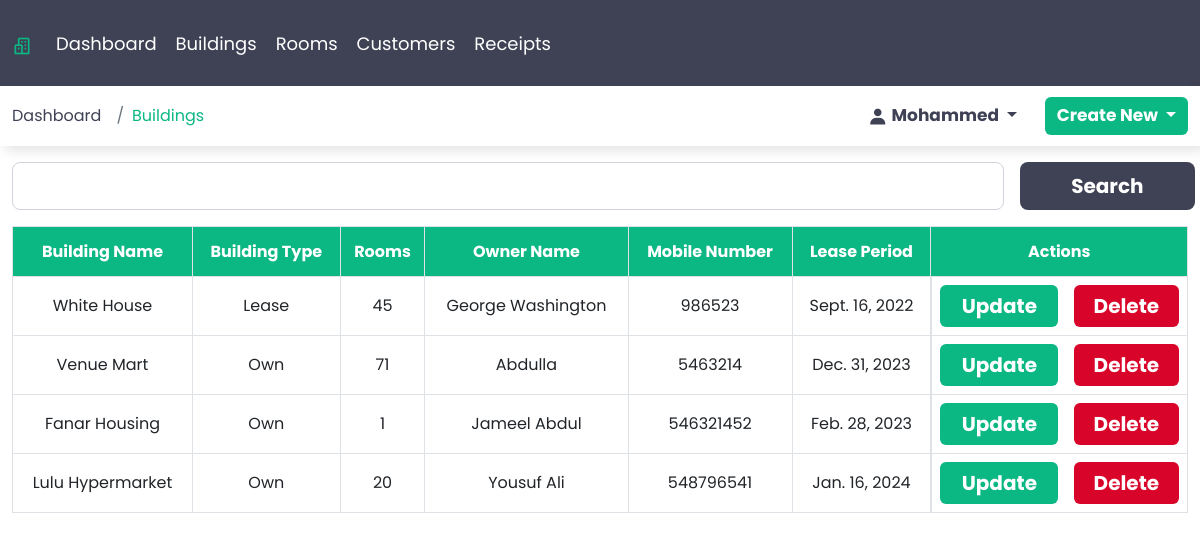
/buildings (signed in), run on an earlier commit of the app's database.
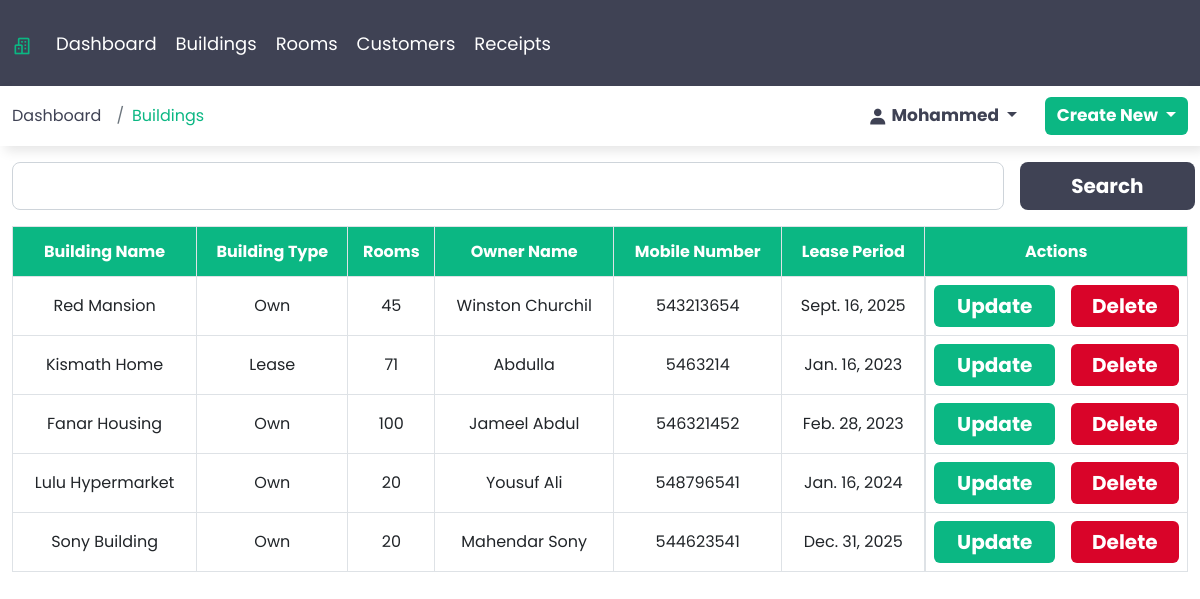
And on a later commit of the database.
### webapp/models.py (models this page shows)
class Building(models.Model):
    building_name = models.CharField(max_length=50)
    name_of_owner = models.CharField(max_length=50)
    building_type = models.ForeignKey(BuildingType, on_delete=models.CASCADE)
    number_of_rooms = models.IntegerField()
    mobile_number = models.IntegerField()
    current_lease_period = models.DateField()

class BuildingType(models.Model):
   building_type = models.CharField(max_length=100)
   def __str__(self):
       return self.building_type

### webapp/views.py (the view)
# urls.py: path('buildings', views.Buildings, name='buildings'),
@login_required()
def Buildings(request):
    building_list = Building.objects.all()
    return render(request, 'buildings.html', {'context': 'Buildings', 'building_list': building_list})

### templates/buildings.html (shortened to what this page needs)
{% extends 'base.html' %}
{% load static %}
{% block content %}
    <div class="container-fluid">
        <div class="sub-box">
            <div class="row">
                <div class="col-sm-12 mt-3">
                    <div class="row">
                        <div class="col-sm-12 col-md-12 col-lg-12 col-xl-12 col-xxl-12 search-col">
                            <form action="" class="d-flex gap-3">
                                <input type="text" class="form-control form-control-lg" id="search" >
                                <button type="submit" class="btn btn-lg search">Search</button>
                            </form>
                        </div>
                    </div>
                </div>
                <div class="col-sm-12 mt-3 table-responsive">
                    <table class="table table-hover table-bordered text-center ">
                        <thead>
                            <tr>
                                <th scope="col" class="align-middle">Building Name</th>
                                <th scope="col" class="align-middle">Building Type</th>
                                <th scope="col" class="align-middle">Rooms</th>
                                <th scope="col" class="align-middle">Owner Name</th>
                                <th scope="col" class="align-middle">Mobile Number</th>
                                <th scope="col" class="align-middle">Lease Period</th>
                                <th scope="col" class="align-middle">Actions</th>
                            </tr>
                        </thead>
                        <tbody>
                            {% for list in building_list %}
                            <tr>
                                <td class="align-middle">{{list.building_name}}</td>
                                <td class="align-middle">{{list.building_type}}</td>
                                <td class="align-middle">{{list.number_of_rooms}}</td>
                                <td class="align-middle">{{list.name_of_owner}}</td>
                                <td class="align-middle">{{list.mobile_number}}</td>
                                <td class="align-middle">{{list.current_lease_period}}</td>
                                <td class="d-flex justify-content-between gap-3">
                                    <a href="{% url 'update_building' list.id %}" class="btn update">Update</a>
                                    <form action="{% url 'delete_building' list.id %}" method="post">
                                        <input type="submit" value="Delete" class="btn delete">
                                    </form>
                                </td>
                            </tr>
                            {% endfor %}
                        </tbody>
                    </table>
                </div>
            </div>
        </div>
    </div>
{% endblock %}

### templates/base.html (shortened to what this page needs)
{% load static %}
<!DOCTYPE html>
<html lang="en">
<head>
    <link rel="stylesheet" href="{% static 'css/bootstrap.min.css' %}">
    <link rel="stylesheet" href="{% static 'css/boxicons.min.css' %}">
    <link rel="stylesheet" href="{% static 'css/style.css' %}">
</head>
<body>
        <div class="main-menu">
            <div class="container-fluid">
                <nav class="navbar navbar-expand-lg">
                    <a class="navbar-brand" href="{% url 'home' %}"><i class='bx bx-buildings'></i></a>
                    <div class="collapse navbar-collapse" id="navbarNav">
                        <ul class="navbar-nav">
                            <li class="nav-item">
                            <a class="nav-link" aria-current="page" href="{% url 'home' %}">Dashboard</a>
                            </li>
                            <li class="nav-item">
                            <a class="nav-link" href="{% url 'buildings' %}">Buildings</a>
                            </li>
                            <li class="nav-item">
                            <a class="nav-link" href="{% url 'rooms' %}">Rooms</a>
                            </li>
                            <li class="nav-item">
                            <a class="nav-link" href="{% url 'customers' %}">Customers</a>
                            </li>
                            <li class="nav-item">
                            <a class="nav-link" href="{% url 'receipts' %}">Receipts</a>
                            </li>
                        </ul>
                    </div>
                </nav>
            </div>
        </div>
        <div class="submenu">
            <div class="container-fluid d-flex align-items-center justify-content-between">
                <nav aria-label="breadcrumb">
                    <ol class="breadcrumb">
                      <li class="breadcrumb-item"><a href="{% url 'home' %}">Dashboard</a></li>
                      <li class="breadcrumb-item active bc" aria-current="page">{{context}}</li>
                    </ol>
                </nav>
                <div class="button d-flex align-items-center gap-3">
                    <div class="dropdown">
                        <button class="btn logged_in dropdown-toggle" type="button" data-bs-toggle="dropdown" aria-expanded="false">
                            <i class='bx bxs-user' ></i> Mohammed
                        </button>
                    </div>
                    <div class="dropdown">
                        <button class="btn new dropdown-toggle" type="button" data-bs-toggle="dropdown" aria-expanded="false">
                          Create New
                        </button>
                    </div>
                </div>
            </div>
        </div>
         {% block content %}
         {% endblock %}
</body>
</html>

### static/css/style.css (style rules this page uses)
* { margin:0; padding: 0; box-sizing: border-box; }
:root { --font-primary: "Poppins", sans-serif; }
:root { --weight-700: 700; }
:root { --color-primary: #0bb783; --color-secondary: #3f4254; --color-white: white; }
body { font-family: var(--font-primary); }
a { text-decoration: none; color: var(--color-secondary)s; }
form { width: 100%; z-index: 100; }
.btn { background-color: var(--color-primary); color: var(--color-white); width: 100%; font-weight: 700; font-size: 25px; font-family: var(--font-primary); border: none; }
.main-menu { width: 100vw; background-color: var(--color-secondary); }
.navbar-brand { font-size: 40px; color: var(--color-primary); }
.navbar { background-color: var(--color-secondary); font-size: 18px; }
.navbar .navbar-nav .nav-item .nav-link { color: var(--color-white); }
.navbar-nav { display: flex; align-items: center; gap: 3px; }
.active { background-color: #4D5167; padding: 3px 15px 3px 15px !important; border-radius: 10px; border: 2px solid var(--color-primary); color: var(--color-white)!important; }
.btn.logged_in { background-color: unset; width: unset; font-size: 17px; color: var(--color-secondary); font-weight: var(--weight-700); }
.submenu { height: 60px; color: var(--color-secondary); display: flex; align-items: center; box-shadow: 5px 5px 11px 0px rgba(0,0,0,0.10); }
.active.bc { background-color: unset; padding: 0; border: none; border-radius: 0; color: var(--color-primary)!important; }
.breadcrumb { display: flex; align-items: center; margin-bottom: 0; }
.breadcrumb .breadcrumb-item { color: var(--color-secondary); }
.btn.new { width: unset; font-size: 17px; font-weight: var(--weight-700); background-color: var(--color-primary); }
.bx { font-size: 20px !important; vertical-align: middle; }
.btn.delete { font-size: 20px; background-color: #d90429; }
.btn.update { font-size: 20px; background-color: var(--color-primary); }
#search { width: 90%; }
.btn.search { width: 10%; font-size: 20px; background-color: var(--color-secondary); }
.search-col { padding-right: 5px; }
thead { background-color: var(--color-primary); color: var(--color-white); font-family: var(--font-primary); height: 50px; }
@media screen and (max-width: 1920px) { .btn.delete { width: 100%; } }
@media screen and (max-width: 1920px) { .btn.update { width: 100%; } }
@media screen and (max-width: 1920px) { #search { width: 82%; } }
@media screen and (max-width: 1920px) { .btn.search { width: 18%; } }
@media screen and (max-width: 1400px) { .btn.delete { width: 100%; } }
@media screen and (max-width: 1400px) { .btn.update { width: 100%; } }
@media screen and (max-width: 1400px) { #search { width: 82%; } }
@media screen and (max-width: 1400px) { .btn.search { width: 18%; } }
@media screen and (max-width: 1200px) { .btn.delete { width: 100%; } }
@media screen and (max-width: 1200px) { .btn.update { width: 100%; } }
@media screen and (max-width: 1200px) { #search { width: 85%; } }
@media screen and (max-width: 1200px) { .btn.search { width: 15%; } }

What changed in the data, as far as the page shows it:
changed Building: building_name "White House" → "Red Mansion"; building_type "Lease" → "Own"; name_of_owner "George Washington" → "Winston Churchil"; mobile_number "986523" → "543213654"; current_lease_period "Sept. 16, 2022" → "Sept. 16, 2025"
changed Building "Abdulla": building_name "Venue Mart" → "Kismath Home"; building_type "Own" → "Lease"; current_lease_period "Dec. 31, 2023" → "Jan. 16, 2023"
changed Building "Fanar Housing": number_of_rooms "1" → "100"
added Building: building_name "Sony Building", building_type "Own", number_of_rooms "20", name_of_owner "Mahendar Sony", mobile_number "544623541", current_lease_period "Dec. 31, 2025"
